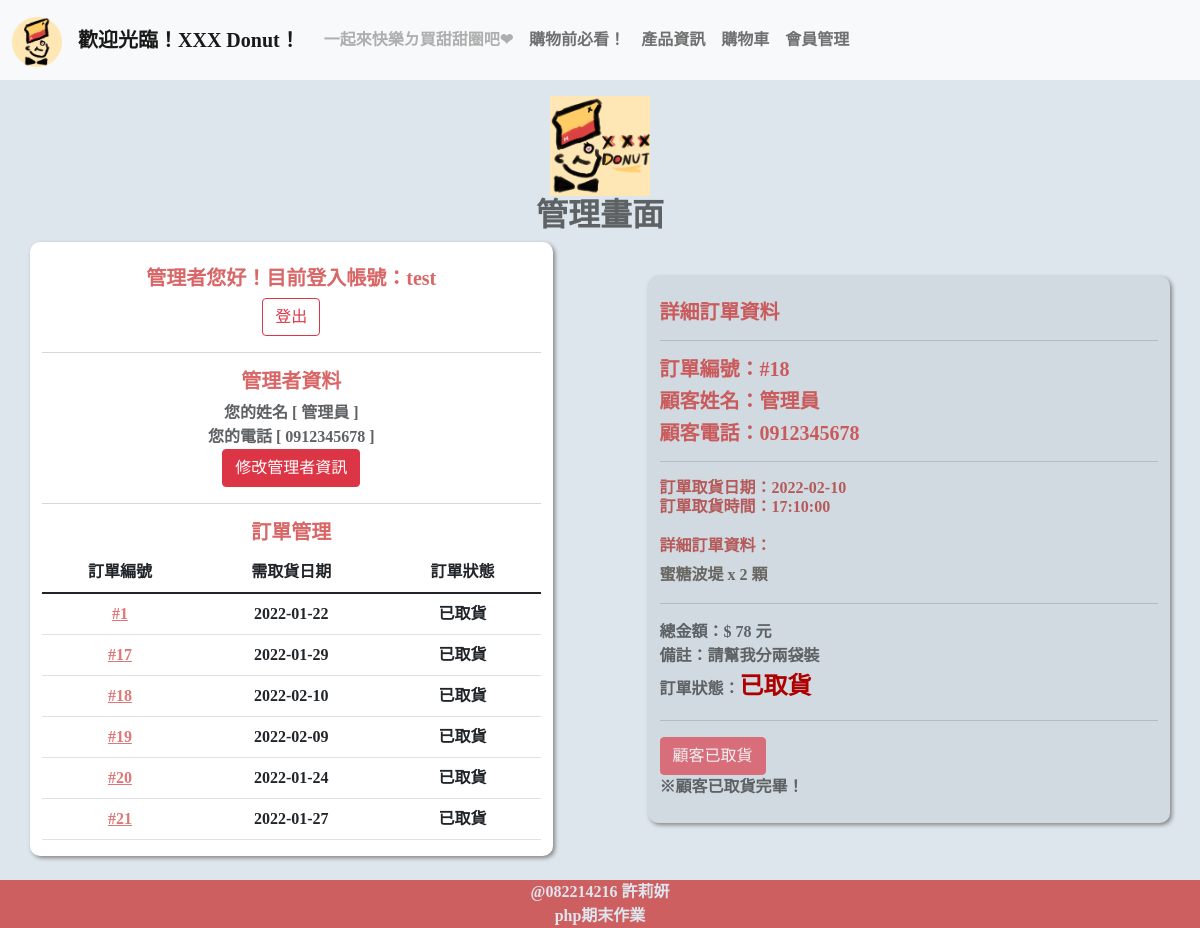
/user_manager.php?ID=18 (signed in), run on the app's committed database.
### tables this page shows
CREATE TABLE `account` (
  `ID` int(11) NOT NULL,
  `Account` varchar(20) NOT NULL,
  `Password` varchar(20) NOT NULL,
  `name` varchar(20) NOT NULL,
  `phone` varchar(10) NOT NULL
);

CREATE TABLE `order` (
  `number` int(11) NOT NULL,
  `date` date NOT NULL,
  `time` time NOT NULL,
  `description` varchar(700) NOT NULL,
  `total` int(11) NOT NULL,
  `ps` varchar(256) NOT NULL,
  `user` int(11) NOT NULL,
  `status` varchar(10) NOT NULL
);

### user_manager.php (the view, shortened to what this page needs)
<?php
include("configure.php");
if ($_SESSION['userID'] == null) {
  echo "<script>alert('請先登入會員！')</script>";
  echo "<meta http-equiv=REFRESH CONTENT=0;url='user_login.php'>";
} else {
  $link = new PDO('mysql:host=' . $hostname . ';dbname=' . $database . ';charset=utf8', $username, $password);
  $query = "SELECT * FROM `account` WHERE `ID`='$_SESSION[userID]'";
  $result = $link->query($query);
  $ACC = "";
  $NAME = "";
  $PHONE = "";
  foreach ($result as $row) {
    $ACC = $row["Account"];
    $NAME = $row["name"];
    $PHONE = $row["phone"];
  }
}
?>
<!doctype html>
<html lang="en">
<head>
  <link href="https://cdn.jsdelivr.net/npm/bootstrap@5.1.1/dist/css/bootstrap.min.css" rel="stylesheet">
  <link href="mystyle.css" rel="stylesheet">
</head>
<body>
  <br><br><br><br>
  <img src="images/logo.png" width="100px"><br>
  <h2>管理畫面</h2>
  <div class="container">
    <div class="row align-items-center">
      <div class="col donut whitebg">
        <br>
        <h5>管理者您好！目前登入帳號：<?php echo $ACC; ?></h5>
        <button type="button" class="btn btn-outline-danger" onclick="location.href='user_logout.php'">登出</button>
        <hr>
        <h5>管理者資料</h5>
        您的姓名 [ <?php echo $NAME; ?> ]<br>
        您的電話 [ <?php echo $PHONE; ?> ]<br>
        <button type="button" class="btn btn-danger" onclick="window.open(' user_modify.php', '修改', config='height=700,width=ˊ600')">修改管理者資訊</button>
        <hr>
        <h5>訂單管理</h5>
        <?php
        $link = new PDO('mysql:host=' . $hostname . ';dbname=' . $database . ';charset=utf8', $username, $password);
        $query = "SELECT * FROM `order`";
        $result = $link->query($query);
        echo "<table class='table table-hover'>";
        echo "<thead>
                <tr>
                  <td scope='col' align='center' valign='middle'>訂單編號</th>
                  <td scope='col' align='center' valign='middle'>需取貨日期</th>
                  <td scope='col' align='center' valign='middle'>訂單狀態</th>
                </tr>
                </thead>";
        echo "<tbody>";
        foreach ($result as $row) {
          $number = $row["number"];
          $date = $row["date"];
          $status = $row["status"];
          echo "<tr>";
          echo "<td align='center' valign='middle'><a href='?ID=$number'>#$number</td></a>";
          echo "<td align='center' valign='middle'>$date</td>";
          echo "<td align='center' valign='middle'>$status</td>";
          echo "</tr>";
        }
        echo "</tbody>";
        echo "</table>";
        ?>
      </div>
      <div class="col-sm-1">
      </div>
      <div class="col donut darkbg" style="text-align:justify;">
        <br>
        <h5>詳細訂單資料</h5>
        <hr>
        <?php
        $number_detial = isset($_GET["ID"]) ? $_GET["ID"] : null;
        if ($number_detial == null) {
          echo "點選訂單編號，顯示訂單詳細資料！";
        } else {
          $link = new PDO('mysql:host=' . $hostname . ';dbname=' . $database . ';charset=utf8', $username, $password);
          $query = "SELECT * FROM `order` WHERE `number`= $number_detial ";
          $result = $link->query($query);
          foreach ($result as $row) {
            $date_detial = $row["date"];
            $time_detial = $row["time"];
            $description_detial = $row["description"];
            $total_detial = $row["total"];
            $ps_detial = $row["ps"];
            $status_detial = $row["status"];
            $user_detial = $row["user"];
          }
          $query = "SELECT * FROM `account` WHERE `ID`= $user_detial ";
          $count = $link->query($query);
          foreach ($count as $row) {
            $name_detial = $row["name"];
            $phone_detial = $row["phone"];
          }
          echo "<h5>訂單編號：#$number_detial</h5>";
          echo "<h5>顧客姓名：$name_detial</h5>";
          echo "<h5>顧客電話：$phone_detial</h5><hr>";
          echo "<h6>訂單取貨日期：$date_detial<br>";
          echo "訂單取貨時間：$time_detial<br><br>";
          echo "詳細訂單資料：</h6><p>$description_detial</p><hr>";
          echo "總金額：$ $total_detial 元<br>";
          echo "備註：$ps_detial<br>";
          echo "訂單狀態：<font color='#AE0000' size='5'>$status_detial</font><hr>";
          if ($status_detial == "未取貨") {
            echo "<button type='submit' class='btn btn-danger'  data-bs-toggle='modal' data-bs-target='#exampleModal'>確認取貨</button><br>";
            echo "※經管理者確認顧客取貨完畢後就無法修改狀態囉！";
          } else {
            echo "<button type='submit' class='btn btn-danger' name='check' disabled>顧客已取貨</button><br>";
            echo "※顧客已取貨完畢！";
          }
        }
        ?>
        <br><br>
      </div>
    </div>
  </div>
  <br>
</body>
</html>

### mystyle.css (style rules this page uses)
body { color: #5E6265; font-family: "微軟正黑體"; background-color: #DDE6ED; text-align: center; font-weight: bold; }
.darkbg { background-color: #D1DAE0; }
.whitebg { background-color: #ffffff; }
.donut { border-radius: 10px; width: 50%; box-shadow: 2px 2px 4px #858484; }
h1, h2, h3, h4, h5, h6 { font-weight: bold; }
h5 { color: rgba(199, 31, 31, 0.678); }
h6 { color: rgba(175, 67, 67, 0.842); }
p { color: rgba(54, 48, 39, 0.678); }
a:link { color: rgba(209, 58, 58, 0.692); }

### data on the page
account: Account "test", name "管理員", phone "0912345678"
order: number "1", date "2022-01-22", status "已取貨"
order: number "17", date "2022-01-29", status "已取貨"
order: number "18", date "2022-02-10", status "已取貨", time "17:10:00", description "蜜糖波堤 x 2 顆", total "78", ps "請幫我分兩袋裝"
order: number "19", date "2022-02-09", status "已取貨"
order: number "20", date "2022-01-24", status "已取貨"
order: number "21", date "2022-01-27", status "已取貨"

### other printed values
$number_detial "18"
